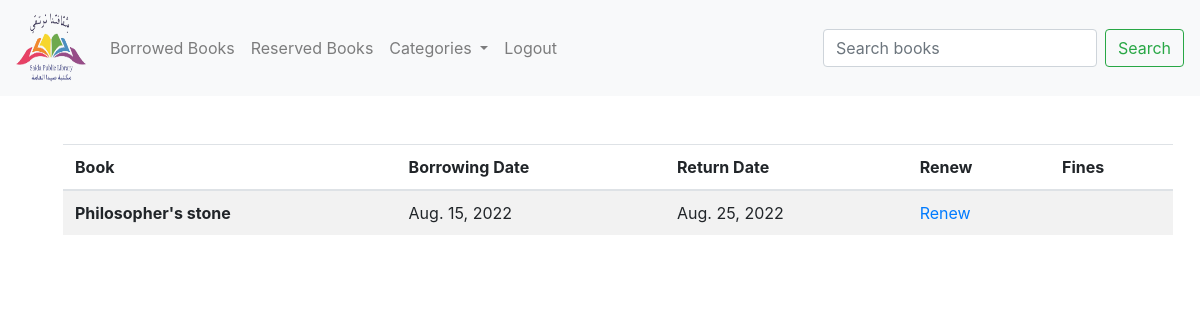
Screenshot of /borrowed_books/2 (signed in) with the database file from the repository.
### booksTransaction/models.py (models this page shows, shortened)
class Borrowing(models.Model):
    book=models.ForeignKey(Book,on_delete=models.CASCADE)
    user=models.ForeignKey(User,on_delete=models.CASCADE)
    borrow_date=models.DateField(default=datetime.datetime.now())
    return_date=models.DateField(blank=True, null=True)
    renew_borrowing=models.BooleanField(default=False)
    @property
    def fines(self):
        return ((datetime.date.today()-self.return_date).days)*5

### books/models.py (models this page shows, shortened)
class Book(models.Model):
    book_title=models.CharField('book_title',max_length=120)
    description=models.TextField('description',null=True)
    author_name=models.CharField('author_name',max_length=120)
    number_of_pages=models.IntegerField('number_of_pages')
    number_of_copies=models.IntegerField('number_of_copies')
    publication_year=models.IntegerField('publication_year')
    lang_id=models.ForeignKey(Language,on_delete=models.CASCADE)
    cat_id=models.ForeignKey(Category,on_delete=models.CASCADE)
    book_img=models.ImageField(null=True,blank=True,upload_to="assets/")

### booksTransaction/views.py (the view)
# urls.py: path('borrowed_books/<user_id>',booksTrans_view.borrowed_books,name="borrowed_books"),
@login_required(login_url='login')
def borrowed_books(request,user_id):
    member=User.objects.get(pk=user_id)
    borrowed_books=Borrowing.objects.filter(user=member)
    return render(request,"borrowed.html",{'books':borrowed_books,'cats':cats})

### books/models.py (called while the page is built)
    def __str__(self):
        return self.name

### booksTransaction/templates/borrowed.html (shortened to what this page needs)
{% extends 'base.html' %}
{% block content %}
<table class="table table-striped">
    <thead>
      <tr>
        <th scope="col">Book</th>
        <th scope="col">Borrowing Date</th>
        <th scope="col">Return Date</th>
        <th scope="col">Renew</th>
        <th scope="col">Fines</th>
      </tr>
    </thead>
    <tbody>
        {% for book in books %}
            <tr>
                <th scope="row">{{book.book.book_title}}</th>
                <td>{{book.borrow_date}}</td>
                <td>{{book.return_date}}</td>
                <td>
                    {% if not book.renew_borrowing %}
                        <a href="{% url 'renew_borrowing' book.book.id book.user.id %}"">Renew</a>
                    {% endif %}
                </td>
                <td>
                </td>
            </tr>
        {% endfor %}
    </tbody>
  </table>
{% endblock %}

### rows the page displays
Borrowing: book.book_title "Philosopher's stone", borrow_date "Aug. 15, 2022", return_date "Aug. 25, 2022", renew_borrowing "Renew"
